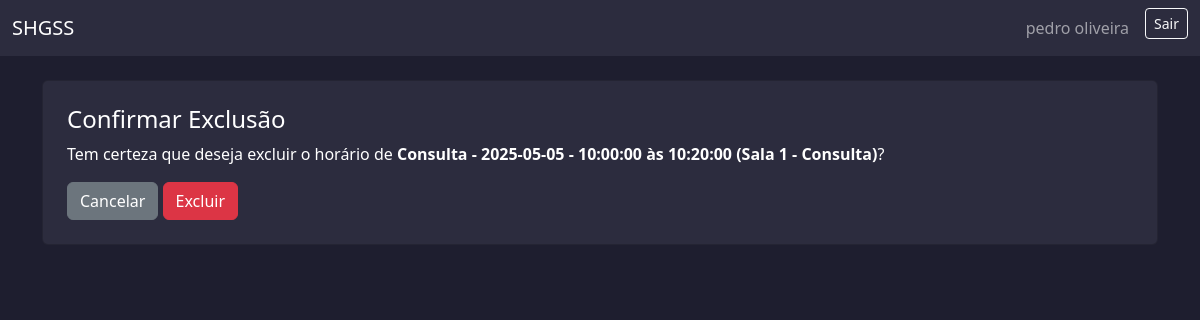
The page /agenda/7/excluir/ (signed in) on the database its author committed.
### usuarios/models.py (models this page shows, shortened)
class Usuario(AbstractUser):
    ROLE_CHOICES = [
        ('paciente', 'Paciente'),
        ('medico', 'Médico'),
        ('administrativo', 'Administrativo'),
        ('financeiro', 'Financeiro'),
    ]
    cpf = models.CharField(max_length=14, unique=True, blank=False, null=False)
    telefone = models.CharField(max_length=20)
    rua = models.CharField(max_length=100)
    numero = models.CharField(max_length=10)
    bairro = models.CharField(max_length=50)
    cidade = models.CharField(max_length=50)
    estado = models.CharField(max_length=2)
    cep = models.CharField(max_length=9)
    role = models.CharField(max_length=20, choices=ROLE_CHOICES)
    plano_saude = models.CharField(max_length=50, null=True, blank=True)
    numero_cartao_plano = models.CharField(max_length=30, null=True, blank=True)
    crm = models.CharField(max_length=20, null=True, blank=True)
    especialidade = models.CharField(max_length=50, null=True, blank=True)
    setor = models.CharField(max_length=50, null=True, blank=True)
    cargo = models.CharField(max_length=50, null=True, blank=True)

class Agenda(models.Model):
    PROCEDIMENTO_CHOICES = [
        ('consulta', 'Consulta'),
        ('exame', 'Exame'),
    ]
    EXAME_CHOICES = [
        ('radiografia', 'Radiografia'),
        ('ultrassonografia', 'Ultrassonografia'),
        ('tomografia', 'Tomografia Computadorizada'),
        ('mamografia', 'Mamografia'),
        ('doppler', 'Doppler'),
    ]
    procedimento = models.CharField(max_length=20, choices=PROCEDIMENTO_CHOICES)
    tipo_exame = models.CharField(max_length=30, choices=EXAME_CHOICES, blank=True, null=True)
    medico = models.ForeignKey(Usuario, on_delete=models.SET_NULL, null=True, blank=True, limit_choices_to={'role': 'medico'})
    sala = models.ForeignKey(Sala, on_delete=models.PROTECT)
    data = models.DateField()
    horario_inicio = models.TimeField()
    horario_fim = models.TimeField()
    duracao_procedimento = models.PositiveIntegerField(help_text="Duração em minutos")
    ativo = models.BooleanField(default=True)  # se foi excluído ou não
    def __str__(self):
        return f"{self.get_procedimento_display()} - {self.data} - {self.horario_inicio} às {self.horario_fim} ({self.sala})"

class Sala(models.Model):
    TIPO_CHOICES = [
        ('consulta', 'Consulta'),
        ('exame', 'Exame'),
    ]
    numero = models.CharField("Número da Sala", max_length=10, unique=True)
    tipo = models.CharField("Tipo", max_length=10, choices=TIPO_CHOICES)
    equipamentos = models.TextField("Equipamentos Instalados", blank=True, null=True)
    observacoes = models.TextField("Observações", blank=True, null=True)
    def __str__(self):
        return f"Sala {self.numero} - {self.get_tipo_display()}"

### usuarios/views.py (the view)
# urls.py: path('agenda/<int:pk>/excluir/', views.excluir_agenda, name='excluir_agenda'),
@role_required('administrativo')
def excluir_agenda(request, pk):
    agenda = get_object_or_404(Agenda, pk=pk)
    if hasattr(agenda, 'consulta') or hasattr(agenda, 'exame'):
        messages.error(request, 'Não é possível excluir um horário agendado. Cancele o agendamento antes.')
        return redirect('lista_agenda')
    if request.method == 'POST':
        agenda.delete()
        return redirect('lista_agenda')
    return render(request, 'agenda/excluir_agenda.html', {'agenda': agenda})

### templates/agenda/excluir_agenda.html (shortened to what this page needs)
{% extends 'base.html' %}
{% block content %}
<div class="card p-4">
    <h4>Confirmar Exclusão</h4>
    <p>Tem certeza que deseja excluir o horário de <strong>{{ agenda }}</strong>?</p>
    <form method="post">
        <a href="{% url 'lista_agenda' %}" class="btn btn-secondary">Cancelar</a>
        <button type="submit" class="btn btn-danger">Excluir</button>
    </form>
</div>
{% endblock %}

### templates/base.html (shortened to what this page needs)
<!DOCTYPE html>
<html lang="pt-br">
<head>
    <link href="https://cdn.jsdelivr.net/npm/bootstrap@5.3.2/dist/css/bootstrap.min.css" rel="stylesheet">
</head>
<body>
    <nav class="navbar navbar-expand-lg navbar-dark">
        <div class="container-fluid">
            <a class="navbar-brand" href="#">SHGSS</a>
            <div class="collapse navbar-collapse">
                <ul class="navbar-nav ms-auto">
                    {% if user.is_authenticated %}
                        <li class="nav-item">
                            <a class="nav-link" href="#">{{ user.get_full_name }}</a>
                        </li>
                        <li class="nav-item">
                            <form method="post" action="{% url 'logout' %}">
                                <button type="submit" class="btn btn-sm btn-outline-light ms-2">Sair</button>
                            </form>
                        </li>
                    {% else %}
                        <li class="nav-item">
                            <a class="nav-link" href="{% url 'login' %}">Entrar</a>
                        </li>
                    {% endif %}
                </ul>
            </div>
        </div>
    </nav>
    <div class="container mt-4">
        {% block content %}{% endblock %}
    </div>
</body>
</html>

### templates/base.html (style rules this page uses)
body { background-color: #1e1e2f; color: #f0f0f0; }
.navbar { background-color: #2c2c3e; }
.card { background-color: #2c2c3e; color: #ffffff; }
a { color: #9ecbff; }

### rows shown on the page
Usuario: get_full_name "pedro oliveira"
Agenda: procedimento+data+horario_inicio "Consulta - 2025-05-05 - 10:00:00 às 10:20:00 (Sala 1 - Consulta)"
